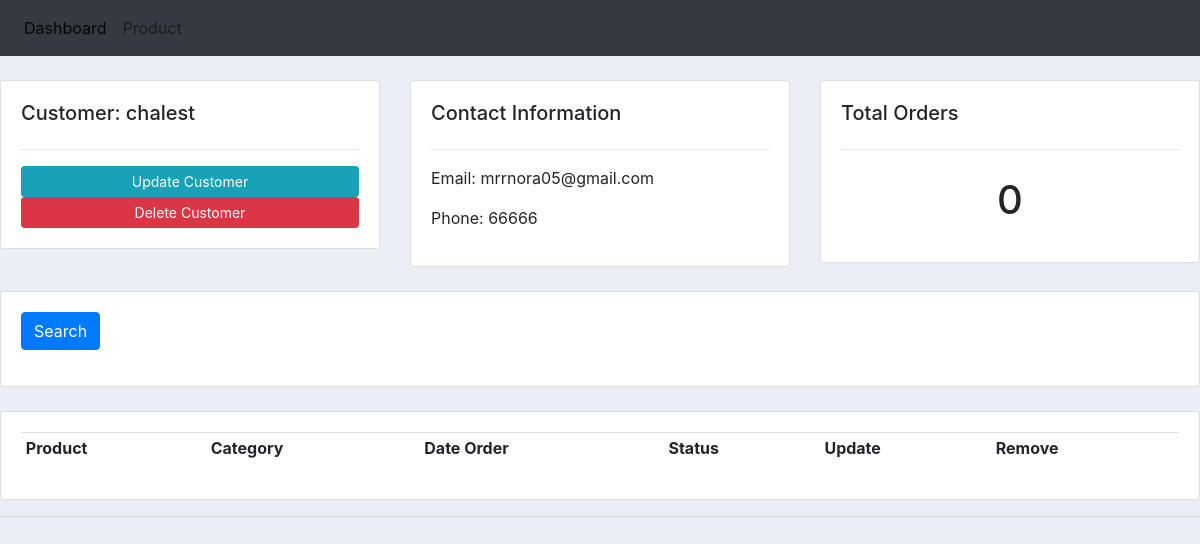
/customer/4/, run on the app's committed database.
### my_app/models.py (models this page shows, shortened)
class Customer(models.Model):
    name = models.CharField(max_length=200, null= True)
    phone = models.CharField(max_length=300, null=True)
    email = models.CharField(max_length=300, null=True)
    date_created =models.DateTimeField(auto_now_add=True, null=True)

### my_app/views.py (the view)
# urls.py: path('customer/<str:pk>/', views.customer, name='customer'),  # Customer details page
def customer(request, pk):
    customer=Customer.objects.get(id =pk)
    order = customer.order_set.all()
    order_count = order.count()
    context = {
        'customer':customer,
        'order_count':order_count,
    }
    return render(request, 'my_app/customer.html',context)

### my_app/templates/my_app/customer.html (shortened to what this page needs)
{% extends 'my_app/main.html'%} {% block content %}
<br />
<div class="row">
  <div class="col-md">
    <div class="card card-body">
      <h5>Customer: {{ customer.name }}</h5>
      <hr />
      <a
        class="btn btn-sm btn-info"
        href="{% url 'update_customer' customer.id %}"
        >Update Customer</a
      >
      <a
        class="btn btn-sm btn-danger"
        href="{% url 'delete_customer' customer.id %}"
        >Delete Customer</a
      >
    </div>
  </div>
  <div class="col-md">
    <div class="card card-body">
      <h5>Contact Information</h5>
      <hr />
      <p>Email: {{ customer.email }}</p>
      <p>Phone: {{ customer.phone }}</p>
    </div>
  </div>
  <div class="col-md">
    <div class="card card-body">
      <h5>Total Orders</h5>
      <hr />
      <h1 style="text-align: center; padding: 10px">{{ order_count }}</h1>
    </div>
  </div>
</div>
<br />
<div class="row">
  <div class="col">
    <div class="card card-body">
      <form method="get">
        <button class="btn btn-primary" type="submit">Search</button>
      </form>
    </div>
  </div>
</div>
<br />
<div class="row">
  <div class="col-md">
    <div class="card card-body">
      <table class="table table-sm">
        <tr>
          <th>Product</th>
          <th>Category</th>
          <th>Date Order</th>
          <th>Status</th>
          <th>Update</th>
          <th>Remove</th>
        </tr>
      </table>
    </div>
  </div>
</div>
{% endblock %}

### static/main.css (style rules this page uses)
body { background-color: #ebeff5; }

### data on the page
Customer: name "chalest", email "mrrnora05@gmail.com", phone "66666"

### other printed values
{{ order_count }} "0"
